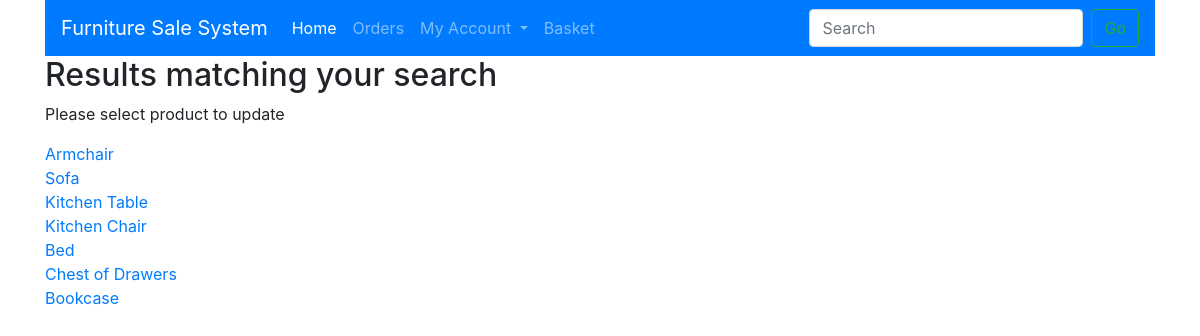
The app's page /search/ with its own data.
### products/models.py (models this page shows, shortened)
class Product(models.Model):
    user = models.ForeignKey(User, null=True, on_delete=models.SET_NULL)
    name = models.CharField(max_length=220)
    price = models.DecimalField(max_digits=10, decimal_places=2, default=0.00) # price of item to be decimal with 2 decimal places
    inventory = models.IntegerField(default=0)
    def get_update_url(self):
        return reverse("update_product", kwargs={
            'pk':self.pk})

### products/views.py (the view)
# urls.py: path('search/', search_view,                                    name='search'),
def search_view(request, *args, **kwargs): # search product to update
    queryset = Product.objects.all()
    query = request.GET.get('q')
    if query:
        queryset = queryset.filter(
            Q(name__icontains=query) |
            Q(id__icontains=query)
        ).distinct()
    context = {
        "queryset": queryset,
    }
    return render(request, 'search_results.html', context)

### templates/search_results.html
{% extends 'base.html' %}
{% load static %}
{% block content %}
<h2>Results matching your search</h2>
<p>Please select product to update</p>
{% for product in queryset %}
    <a href="{{ product.get_update_url }}">{{ product.name }}</a>
    <br />
{% endfor %}
{% endblock content %}

### records on screen
Product: name "Armchair"
Product: name "Sofa"
Product: name "Kitchen Table"
Product: name "Kitchen Chair"
Product: name "Bed"
Product: name "Chest of Drawers"
Product: name "Bookcase"
